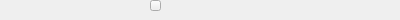
<?xml version="1.0" encoding="UTF-8"?>
<ui version="4.0">
 <class>ShowContentDialog</class>
 <widget class="QDialog" name="ShowContentDialog">
  <property name="geometry">
   <rect>
    <x>0</x>
    <y>0</y>
    <width>400</width>
    <height>20</height>
   </rect>
  </property>
  <property name="font">
   <font>
    <family>Microsoft YaHei UI Light</family>
   </font>
  </property>
  <property name="windowTitle">
   <string>Dialog</string>
  </property>
  <widget class="QLabel" name="textLabel">
   <property name="geometry">
    <rect>
     <x>1</x>
     <y>1</y>
     <width>111</width>
     <height>18</height>
    </rect>
   </property>
   <property name="font">
    <font>
     <family>Microsoft YaHei UI Light</family>
     <weight>50</weight>
     <bold>false</bold>
    </font>
   </property>
   <property name="text">
    <string/>
   </property>
   <property name="textInteractionFlags">
    <set>Qt::TextSelectableByMouse</set>
   </property>
  </widget>
  <widget class="QToolButton" name="copyBtn">
   <property name="geometry">
    <rect>
     <x>150</x>
     <y>0</y>
     <width>11</width>
     <height>11</height>
    </rect>
   </property>
   <property name="cursor">
    <cursorShape>PointingHandCursor</cursorShape>
   </property>
   <property name="focusPolicy">
    <enum>Qt::NoFocus</enum>
   </property>
   <property name="text">
    <string/>
   </property>
  </widget>
 </widget>
 <resources/>
 <connections/>
</ui>
